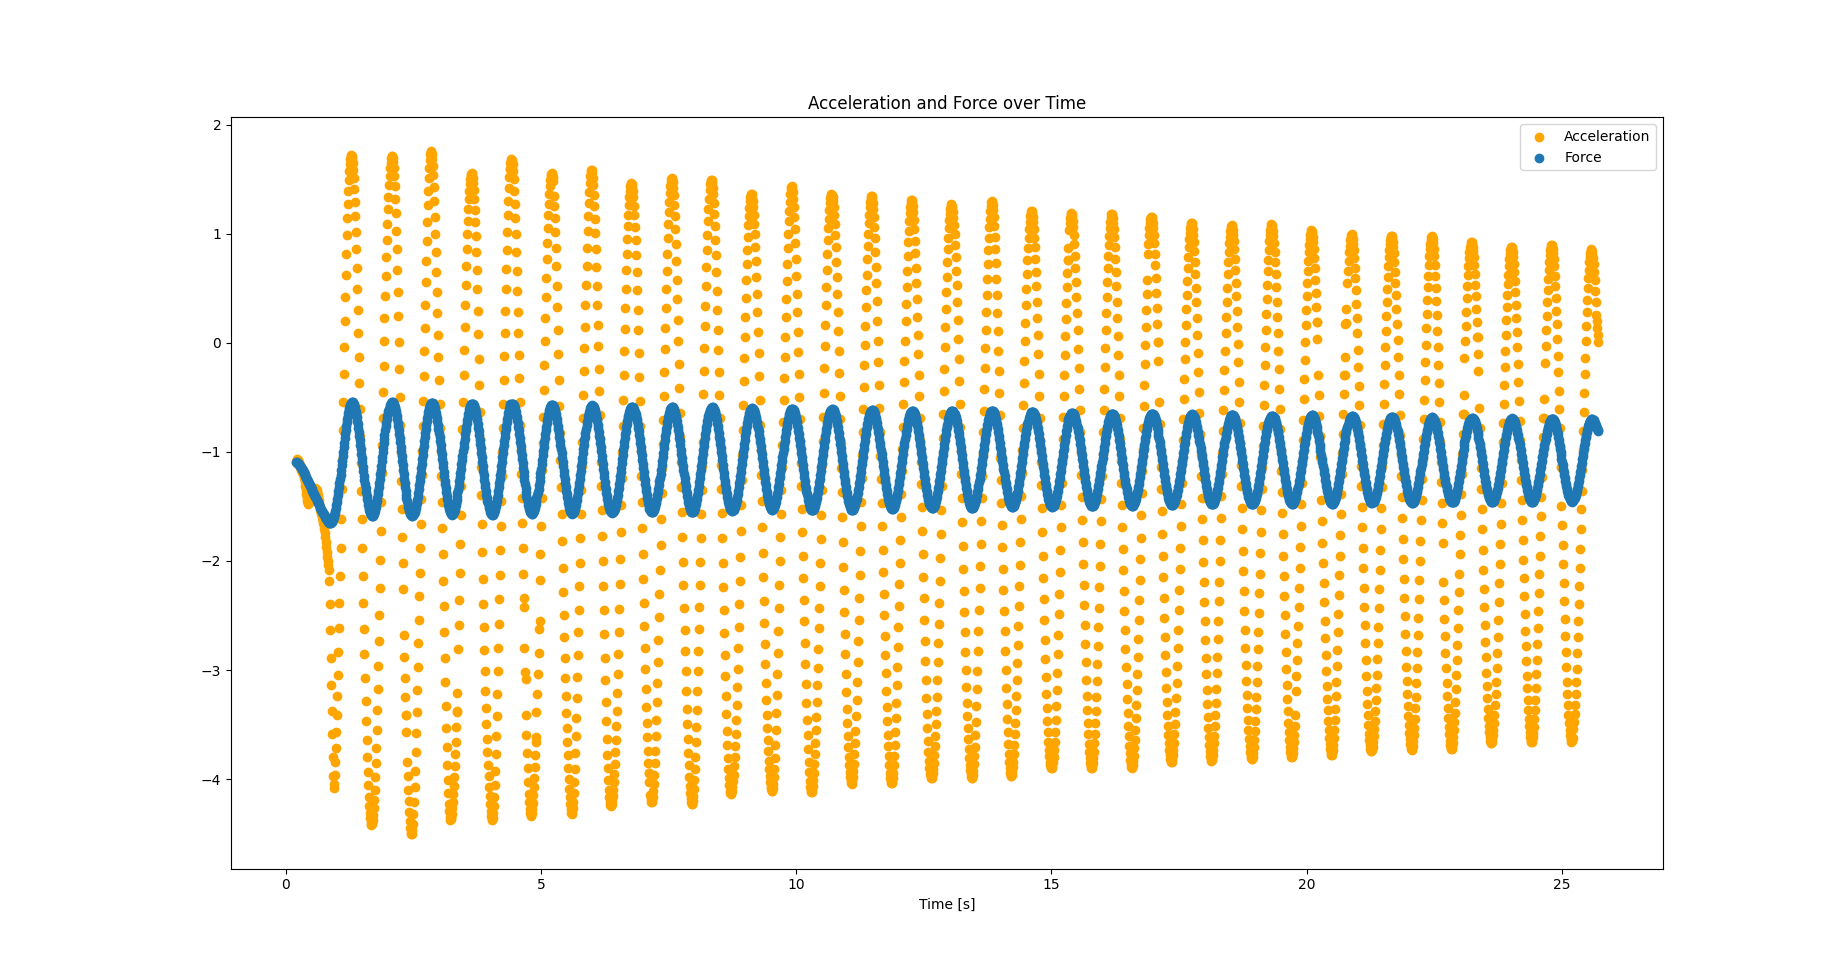

Source code (Python):
import matplotlib.pyplot as plt
import numpy as np
from scipy.optimize import curve_fit
import pandas as pd

# get arrays
file = "./pt2-t4.csv"
df = pd.read_csv(file)
acc = df['yaccelerometer'].to_numpy()
force = df['force'].to_numpy()
time = df['time'].to_numpy()

# line up 
acc = acc + (force[0]-acc[0])

# set up plot
fig = plt.figure()
plt.xlabel("Time [s]")
plt.title("Acceleration and Force over Time")


plt.scatter(time, acc, c="orange", label="Acceleration")
plt.scatter(time, force, label="Force")
plt.legend()



plt.show()
